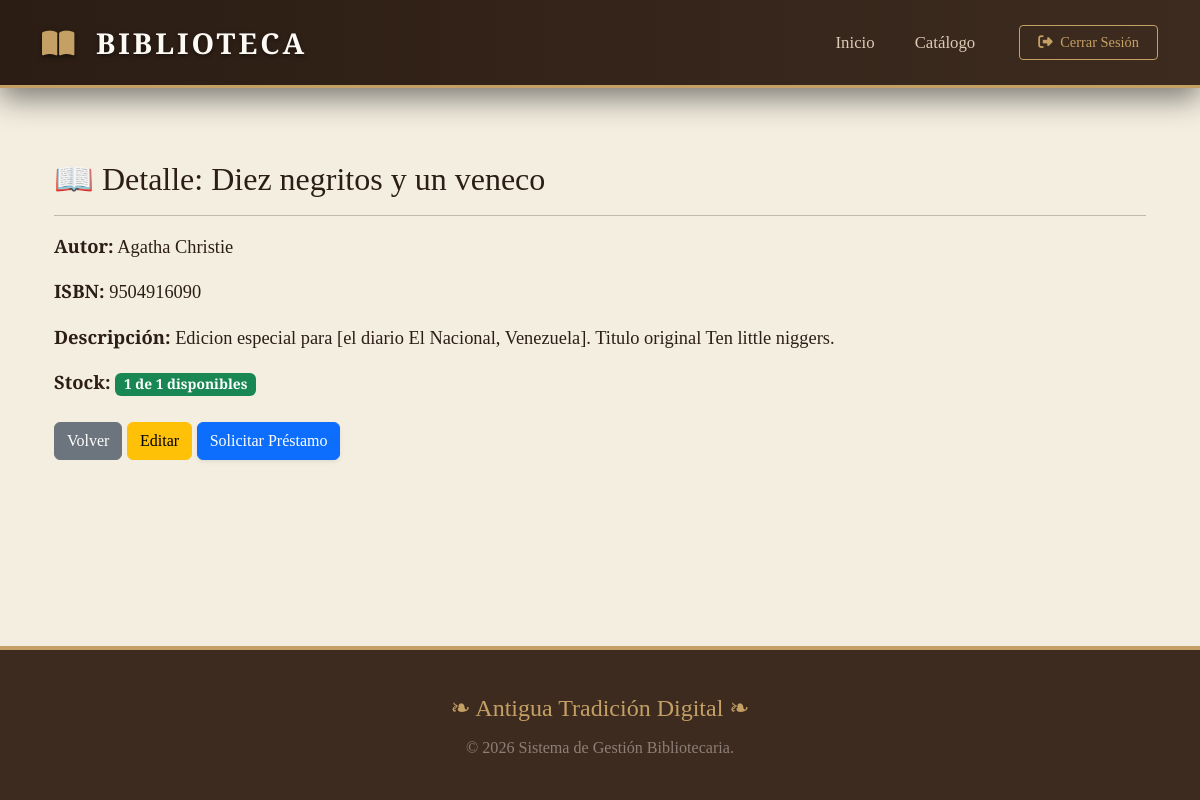
/libros/44/ (signed in), run on the app's committed database.
### Gestion/models.py (models this page shows, shortened)
class Libro(models.Model):
    isbn_validator = RegexValidator(
        regex=r'^(\d{10}|\d{13})$',
        message="El ISBN debe tener exactamente 10 o 13 números."
    )
    titulo = models.CharField(max_length=200)
    isbn = models.CharField(
        max_length=13,
        unique=True,
        validators=[isbn_validator]
    )
    titulo = models.CharField(max_length=200)
    isbn = models.CharField(max_length=13, unique=True, null=True, blank=True)
    descripcion = models.TextField(blank=True, null=True)
    autor = models.ForeignKey(Autor, related_name="libros", on_delete=models.PROTECT)
    cantidad_total = models.PositiveIntegerField(default=1)
    ejemplares_disponibles = models.IntegerField(default=1)
    portada = models.ImageField(upload_to='portadas/', blank=True, null=True)
    disponible = models.BooleanField(default=True)

class Autor(models.Model):
    nombre = models.CharField(max_length=50)
    apellido = models.CharField(max_length=50)
    bibliografia = models.TextField(blank=True, null=True)
    class Meta:
        unique_together = ('nombre', 'apellido')
        verbose_name = "Autor"
        verbose_name_plural = "Autores"
    def __str__(self):
        return f"{self.nombre} {self.apellido}"

### Gestion/views.py (the view)
# urls.py: path('libros/<int:pk>/', LibroDetalleView.as_view(), name='libro_detalle'),
class LibroDetalleView(LoginRequiredMixin, DetailView):
    model = Libro
    template_name = 'Gestion/templates/detalle_libro.html'
    context_object_name = 'libro'

### Gestion/templates/detalle_libro.html
{% extends "index.html" %}
{% block contenido %}
<div class="container mt-4 animate__animated animate__fadeIn">
    <div class="library-card">
        <h2 class="library-title">📖 Detalle: {{ libro.titulo }}</h2>
        <hr>
        <p><strong>Autor:</strong> {{ libro.autor }}</p>
        <p><strong>ISBN:</strong> {{ libro.isbn|default:"No registrado" }}</p>
        <p><strong>Descripción:</strong> {{ libro.descripcion|default:"Sin descripción disponible." }}</p>
        <p>
            <strong>Stock:</strong>
            {% if libro.ejemplares_disponibles > 0 %}
                <span class="badge bg-success">{{ libro.ejemplares_disponibles }} de {{ libro.cantidad_total }} disponibles</span>
            {% else %}
                <span class="badge bg-danger">Agotado (0 de {{ libro.cantidad_total }})</span>
            {% endif %}
        </p>
        <div class="mt-4">
            <a href="{% url 'libro_list' %}" class="btn btn-secondary">Volver</a>
            {% if perms.Gestion.change_libro %}
                <a href="{% url 'libro_editar' libro.pk %}" class="btn btn-warning">Editar</a>
            {% endif %}
            {% if libro.ejemplares_disponibles > 0 %}
                <a href="{% url 'crear_prestamo' %}?libro_id={{ libro.id }}" class="btn btn-primary shadow-sm">
                    Solicitar Préstamo
                </a>
            {% else %}
                <button class="btn btn-secondary" disabled>
                    🚫 No hay ejemplares
                </button>
            {% endif %}
        </div>
    </div>
</div>
{% endblock %}

### Gestion/templates/index.html (style rules this page uses)
:root { --wood-dark: #3d2b1f; --wood-light: #5c422e; --gold-accent: #c5a065; --paper-bg: #f4eee0; --text-main: #2c1e16; }
body { background-color: var(--paper-bg); background-image: url("https://www.transparenttextures.com/patterns/natural-paper.png"); background-attachment: fixed; color: var(--text-main); font-family: 'EB Garamond', serif; font-size: 1.15rem; display: flex; flex-direction: column; min-height: 100vh; }

### data on the page
Libro: titulo "Diez negritos y un veneco", autor "Agatha Christie", isbn "9504916090", descripcion "Edicion especial para [el diario El Nacional, Venezuela]. Titulo original Ten little niggers.", ejemplares_disponibles "1", cantidad_total "1"
